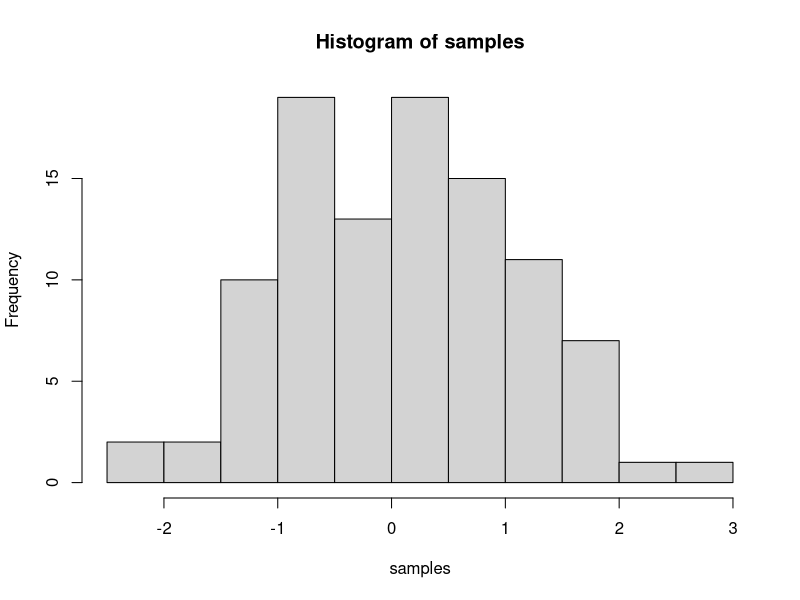

The R source for this figure: (Note: this script raises an error after producing the figure.)
## ---- chunk 1
knitr::opts_chunk$set(message=FALSE,warning=FALSE, cache=TRUE)
## ---- chunk 2
samples <- rnorm(100, mean=0, sd=1)
hist(samples)
## ---- chunk 3




sales_by_state %>%
  
  # Setup canvas with the columns year (x-axis) and sales (y-axis)
  ggplot(aes(x = state, y = sales)) +
  
  # Geometries
  geom_col(fill = "#2DC6D6") + # Use geom_col for a bar plot
  geom_label(aes(label = sales_text)) + # Adding labels to the bars
  geom_smooth(method = "lm", se = FALSE) + # Adding a trendline
  theme(axis.text.x = element_text(angle = 45, hjust = 1)) +
  
  # Formatting
  # scale_y_continuous(labels = scales::dollar) + # Change the y-axis. 
  # Again, we have to adjust it for euro values
  scale_y_continuous(labels = scales::dollar_format(big.mark = ".", 
                                                    decimal.mark = ",", 
                                                    prefix = "", 
                                                    suffix = " €")) +
  labs(
    title    = "Revenue by state",
    subtitle = "Upward Trend",
    x = "", # Override defaults for x and y
    y = "Revenue"
  )

# Step 2 - Visualize

sales_by_state_year %>%
  
  # Set up x, y, fill
  ggplot(aes(x = year, y = sales, fill = state)) +
  
  # Geometries
  geom_col() + # Run up to here to get a stacked bar plot
  theme(axis.text.x = element_text(angle = 45, hjust = 1)) +
  
  # Facet
  facet_wrap(~ state) +
  
  # Formatting
  scale_y_continuous(labels = scales::dollar_format(big.mark = ".", 
                                                    decimal.mark = ",", 
                                                    prefix = "", 
                                                    suffix = " €")) +
  labs(
    title = "Revenue by year and state",
    subtitle = "Each product category has an upward trend",
    fill = "Main category" # Changes the legend name
  )

